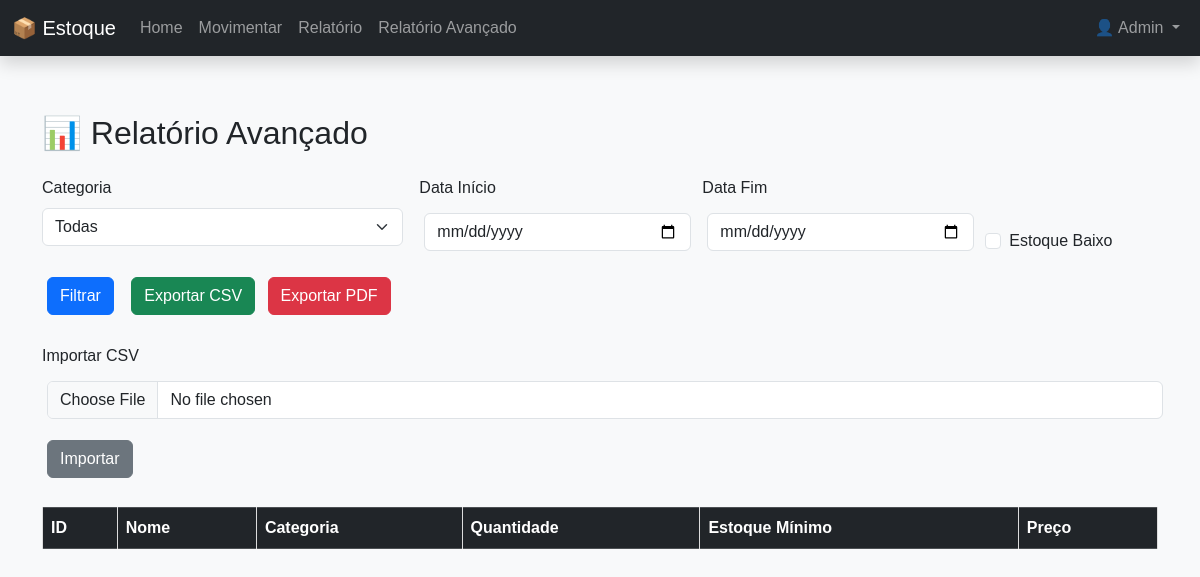
The app's page /relatorio_avancado (signed in), older data.
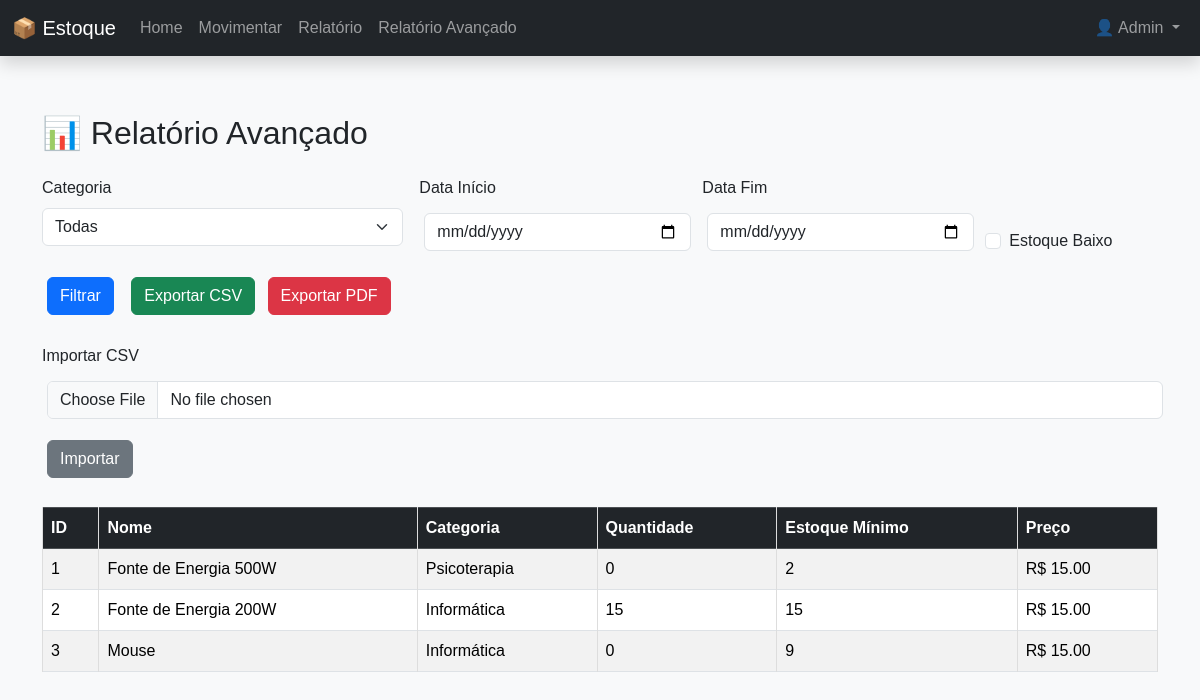
The same page, newer data.
### app.py (models this page shows)
class Produto(db.Model):
    __tablename__ = 'produtos'
    id = db.Column(db.Integer, primary_key=True)
    nome = db.Column(db.String(100), nullable=False)
    quantidade = db.Column(db.Integer, nullable=False)
    preco = db.Column(db.Float, nullable=False)
    estoque_minimo = db.Column(db.Integer, nullable=False, default=0)
    categoria_id = db.Column(db.Integer, db.ForeignKey('categoria.id'), nullable=False)

class Categoria(db.Model):
    id = db.Column(db.Integer, primary_key=True)
    nome = db.Column(db.String(50), nullable=False, unique=True)
    produtos = db.relationship('Produto', backref='categoria', lazy=True)

### app.py (the view, shortened to what this page needs)
@app.route('/relatorio_avancado')
@login_required
def relatorio_avancado():
    categoria_nome = request.args.get('categoria')
    data_inicio = request.args.get('data_inicio')
    data_fim = request.args.get('data_fim')
    estoque_baixo = request.args.get('estoque_baixo')
    query = Produto.query
    if categoria_nome:
        categoria = Categoria.query.filter_by(nome=categoria_nome).first()
        if categoria:
            query = query.filter(Produto.categoria_id == categoria.id)
    if estoque_baixo:
        query = query.filter(Produto.quantidade <= Produto.estoque_minimo)
    page = request.args.get('page', 1, type=int)
    per_page = 500  # ou outro valor desejado
    produtos_filtrados = query.paginate(page=page, per_page=per_page)
    categorias = Categoria.query.all()
    return render_template('relatorio_avancado.html', produtos=produtos_filtrados, categorias=categorias)

### app.py (called while the page is built)
@login_manager.user_loader
def load_user(user_id):
    return Usuario.query.get(int(user_id))

    @property
    def is_admin(self):
        return self.tipo=='admin'

### templates/relatorio_avancado.html (shortened to what this page needs)
{% extends 'base.html' %}
{% block content %}
<h2 class="mb-4">📊 Relatório Avançado</h2>
<form method="get" class="row g-3 mb-4">
  <div class="col-md-4">
    <label for="categoria" class="form-label">Categoria</label>
    <select class="form-select" name="categoria" id="categoria">
      <option value="">Todas</option>
    </select>
  </div>
  <div class="col-md-3">
    <label for="data_inicio" class="form-label">Data Início</label>
    <input type="date" class="form-control" name="data_inicio" value="{{ request.args.get('data_inicio', '') }}">
  </div>
  <div class="col-md-3">
    <label for="data_fim" class="form-label">Data Fim</label>
    <input type="date" class="form-control" name="data_fim" value="{{ request.args.get('data_fim', '') }}">
  </div>
  <div class="col-md-2 d-flex align-items-end">
    <div class="form-check">
      <input class="form-check-input" type="checkbox" name="estoque_baixo" value="1" {% if request.args.get('estoque_baixo') %}checked{% endif %}>
      <label class="form-check-label">Estoque Baixo</label>
    </div>
  </div>
  <div class="col-12">
    <button type="submit" class="btn btn-primary">Filtrar</button>
    <a href="{{ url_for('exportar_csv', categoria=request.args.get('categoria', ''), data_inicio=request.args.get('data_inicio', ''), data_fim=request.args.get('data_fim', ''), estoque_baixo=request.args.get('estoque_baixo', '')) }}" class="btn btn-success ms-2">Exportar CSV</a>
    <a href="{{ url_for('exportar_pdf', categoria=request.args.get('categoria', ''), data_inicio=request.args.get('data_inicio', ''), data_fim=request.args.get('data_fim', ''), estoque_baixo=request.args.get('estoque_baixo', '')) }}" class="btn btn-danger ms-2">Exportar PDF</a>
  </div>
</form>
<form action="{{ url_for('importar_csv') }}" method="post" enctype="multipart/form-data" class="mb-4">
  <div class="mb-3">
    <label for="arquivo_csv" class="form-label">Importar CSV</label>
    <input type="file" class="form-control" id="arquivo_csv" name="arquivo_csv" accept=".csv" required>
  </div>
  <button type="submit" class="btn btn-secondary">Importar</button>
</form>
{% if produtos %}
  <table class="table table-bordered table-striped">
    <thead class="table-dark">
      <tr>
        <th>ID</th>
        <th>Nome</th>
        <th>Categoria</th>
        <th>Quantidade</th>
        <th>Estoque Mínimo</th>
        <th>Preço</th>
      </tr>
    </thead>
    <tbody>
      {% for produto in produtos.items %}
        <tr {% if produto.quantidade <= produto.estoque_minimo %}class="alerta-estoque"{% endif %}>
          <td>{{ produto.id }}</td>
          <td>{{ produto.nome }}</td>
          <td>{{ produto.categoria.nome }}</td>
          <td>{{ produto.quantidade }}</td>
          <td>{{ produto.estoque_minimo }}</td>
          <td>R$ {{ "%.2f"|format(produto.preco) }}</td>
        </tr>
      {% endfor %}
    </tbody>
  </table>
{% else %}
  <div class="alert alert-warning">Nenhum produto encontrado com os filtros selecionados.</div>
{% endif %}
{% endblock %}

Row changes from the older to the newer data that the page shows:
added Produto: id "1", nome "Fonte de Energia 500W", categoria.nome "Psicoterapia", quantidade "0", estoque_minimo "2", preco "15.00"
added Produto: id "2", nome "Fonte de Energia 200W", categoria.nome "Informática", quantidade "15", estoque_minimo "15", preco "15.00"
added Produto: id "3", nome "Mouse", categoria.nome "Informática", quantidade "0", estoque_minimo "9", preco "15.00"
